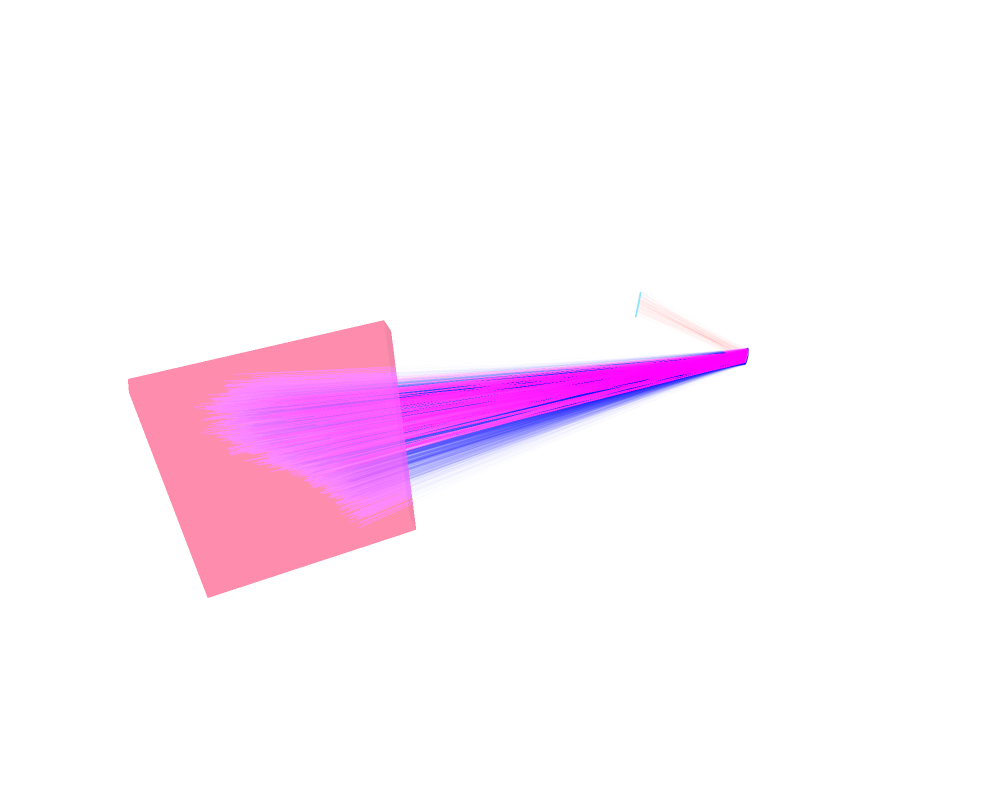

The notebook cell this image was saved under:
### Code cell
%matplotlib widget
import numpy as np
from collections import OrderedDict
import os

# Setup the module path.
import sys
sys.path.append(r"C:\Users\leila\Documents\Visual Studio\pppl_xics_2026\xicsrt")
sys.path.append(r"C:\Users\leila\Documents\Visual Studio\pppl_xics_2026\xicsrt_contrib")
sys.path.append(r"C:\Users\leila\Documents\Visual Studio\pppl_xics_2026\xicsrt_analysis")
sys.path.append(r"C:\Users\leila\Documents\Visual Studio\pppl_xics_2026\mirfusion_library")

## Start Logging
import logging
logging.basicConfig(level=logging.DEBUG)
logging.getLogger('matplotlib').setLevel(logging.WARNING)
logging.getLogger('PIL').setLevel(logging.WARNING)
logging.getLogger('h5py').setLevel(logging.WARNING)
logging.getLogger('jax').setLevel(logging.WARNING)

from mirutil import mirprint

# Import xicsrt modules
import xicsrt
from xicsrt.util import profiler

from w7x_npablant import xicsrt_w7x_npablant

# import the multilin Voigt function here
# change this import path to wherever the function is placed
# from xicsrt.tools.xicsrt_voigt import multiline_voigt_random

config = xicsrt_w7x_npablant.get_config()
config = xicsrt_w7x_npablant.initialize(config)

config['general']['comment'] = """
W7-X run without velocity profile profile.
Based on Op1.2b geometry calibration.

Simple polynomial profiles for emissivity, temperature and velocity.

Full crystal W7-X Ar16+ raytracing simulation with realistic W7-X plasma geometry.
"""

config['general']['number_of_runs'] = 1
config['general']['number_of_iter'] = 1
config['general']['save_images'] = True
config['general']['make_directories'] = True
config['general']['keep_history'] = True

config['general']['output_path'] = r"C:\Users\leila\Documents\Visual Studio\pppl_xics_2026"
config['general']['output_suffix'] = '_00'

config['sources']['plasma']['wout_file'] = r"C:\Users\leila\Documents\Visual Studio\pppl_xics_2026\wout.nc"
config['sources']['plasma']['enable_velocity'] = False
config['sources']['plasma']['enable_flux_compression'] = False
config['sources']['plasma']['time_resolution'] = 1e-3
config['sources']['plasma']['spread'] = np.radians(1.0)
config['sources']['plasma']['xsize'] = 0.15

# ------------------------------------------------------------
# Multi-Voigt sampled wavelength test
# ------------------------------------------------------------

line_locations = np.array([3.9492, 3.9660, 3.9695, 3.9944])
line_intensities = np.array([1.0, 0.5, 0.5, 0.3])
sigmas = np.array([0.002, 0.002, 0.002, 0.002])
gammas = np.array([0.001, 0.001, 0.001, 0.001])

sampled_wavelengths = multi_voigt_random(
    line_locations,
    line_intensities,
    sigmas,
    gammas,
    size=1,
    gridsize=None,
    cutoff=1e-4,
)

config['sources']['plasma']['wavelength'] = sampled_wavelengths[0]

print("Using sampled wavelength:", config['sources']['plasma']['wavelength'])

# ------------------------------------------------------------
# Raytrace
# ------------------------------------------------------------

profiler.resetProfiler()
profiler.startProfiler()

result = xicsrt.raytrace(config)
    
profiler.stopProfiler()
profiler.report()

import xicsrt.visual.xicsrt_3d__plotly as xicsrt_3d

fig = xicsrt_3d.figure()
# xicsrt_3d.add_fluxsurfaces(result['config'], range_n=(0, np.pi*2))
xicsrt_3d.add_rays(result)
xicsrt_3d.add_optics(result['config'])
xicsrt_3d.add_sources(result['config'])

fig.update_layout(
    autosize=False,
    width=1000,
    height=800,
)

xicsrt_3d.show()

### Figure 1 — Plotly figure (JSON) as saved in the notebook; plotly's stock layout.template omitted (floating-point values rounded to 4 significant figures; data arrays with more than 128 entries replaced by an {"elided": "..."} marker saying what was removed)
{"data": [{"connectgaps": false, "line": {"color": "rgba(0, 0, 255, 0.01)"}, "mode": "lines", "name": "lost", "showlegend": false, "type": "scatter3d", "x": {"elided": "30000 float values"}, "y": {"elided": "30000 float values"}, "z": {"elided": "30000 float values"}}, {"connectgaps": false, "line": {"color": "rgba(0, 0, 255, 0.01)"}, "mode": "lines", "name": "lost", "showlegend": false, "type": "scatter3d", "x": [-8.621, -8.69, NaN], "y": [3.286, 2.145, NaN], "z": [0.12, 0.2455, NaN]}, {"connectgaps": false, "line": {"color": "rgba(255, 0, 0, 0.01)"}, "mode": "lines", "name": "found", "showlegend": false, "type": "scatter3d", "x": {"elided": "363 float values"}, "y": {"elided": "363 float values"}, "z": {"elided": "363 float values"}}, {"connectgaps": false, "line": {"color": "rgba(255, 0, 0, 0.01)"}, "mode": "lines", "name": "found", "showlegend": false, "type": "scatter3d", "x": {"elided": "363 float values"}, "y": {"elided": "363 float values"}, "z": {"elided": "363 float values"}}, {"flatshading": true, "i": [0, 2], "j": [3, 3], "k": [1, 0], "name": "crystal", "opacity": 0.5, "type": "mesh3d", "x": [-8.62, -8.628, -8.586, -8.594, -8.62, -8.628, -8.586, -8.594], "y": [3.279, 3.283, 3.301, 3.305, 3.279, 3.283, 3.301, 3.305], "z": [0.02278, 0.1224, 0.0247, 0.1243, 0.02278, 0.1224, 0.0247, 0.1243]}, {"flatshading": true, "i": [0, 2], "j": [3, 3], "k": [1, 0], "name": "detector", "opacity": 0.5, "type": "mesh3d", "x": [-8.701, -8.68, -8.668, -8.646, -8.701, -8.68, -8.668, -8.646], "y": [2.145, 2.137, 2.143, 2.135, 2.145, 2.137, 2.143, 2.135], "z": [0.2289, -0.02378, 0.2318, -0.02089, 0.2289, -0.02378, 0.2318, -0.02089]}, {"flatshading": true, "i": [0, 0, 4, 4, 0, 0, 0, 0, 3, 3, 3, 3], "j": [3, 3, 7, 7, 6, 6, 5, 5, 6, 6, 5, 5], "k": [1, 2, 5, 6, 2, 4, 1, 4, 2, 7, 1, 7], "name": "plasma", "opacity": 0.5, "type": "mesh3d", "x": [-5.846, -5.803, -5.899, -5.856, -4.444, -4.401, -4.497, -4.454], "y": [2.294, 2.277, 2.154, 2.137, 1.763, 1.746, 1.623, 1.606], "z": [-0.6793, 1.02, -0.6793, 1.02, -0.7201, 0.9793, -0.7201, 0.9793]}], "layout": {"autosize": false, "height": 800, "paper_bgcolor": "rgba(0,0,0,0)", "plot_bgcolor": "rgba(0,0,0,0)", "scene": {"aspectmode": "data", "xaxis": {"showbackground": false, "visible": false}, "yaxis": {"showbackground": false, "visible": false}, "zaxis": {"showbackground": false, "visible": false}}, "width": 1000}}
